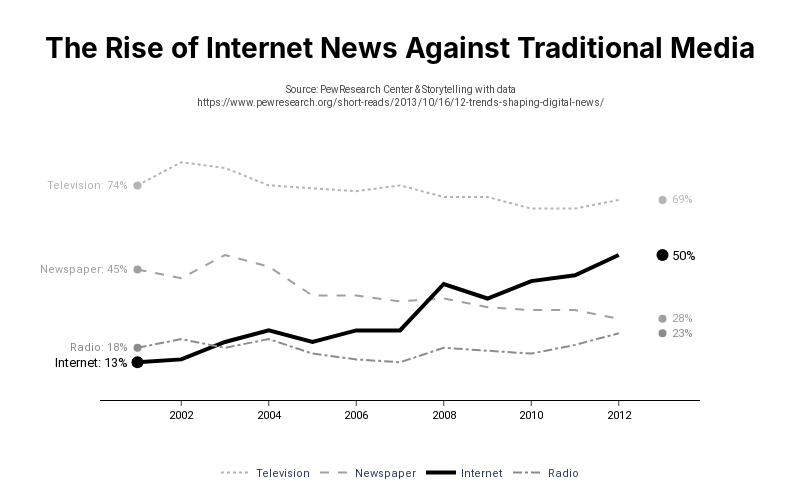

The cell this chart's notebook holds for it:
### Markdown cell above
Now, let's create an enhanced version with better design practices:

### Code cell
# Title and subtitle configuration
chart_title = '<b>The Rise of Internet News Against Traditional Media</b>'
subtitle = (
'Source: PewResearch Center & Storytelling with data'
'<br>https://www.pewresearch.org/short-reads/2013/10/16/12-trends-shaping-digital-news/'
)

# New color scheme optimized to highlight Internet
color_palette = [
    'rgb(180,180,180)',    # Television - Light gray
    'rgb(160,160,160)',    # Newspaper - Medium gray
    'rgb(0,0,0)',          # Internet - Black
    'rgb(140,140,140)'     # Radio - Dark gray
]

# Differentiated line styles
line_styles = ['dot', 'dash', 'solid', 'dashdot']
point_sizes = [8, 8, 12, 8]  # Larger point for Internet
line_widths = [2, 2, 4, 2]  # Thicker line for Internet

figure = go.Figure()

# Creating lines
for i in range(0, 4):
    figure.add_trace(
        go.Scatter(
            x=df['Year'],
            y=df.iloc[:,i+1],
            mode='lines',
            name=df.columns[i+1],
            line=dict(
                color=color_palette[i],
                width=line_widths[i],
                dash=line_styles[i]
            ),
            connectgaps=True,
        )
    )

    # End points
    figure.add_trace(
        go.Scatter(
            x=[df['Year'].min(), df['Year'].max()+1],
            y=[df.iloc[:,i+1].values[0], df.iloc[:,i+1].values[-1]],
            mode='markers',
            marker=dict(
                color=color_palette[i],
                size=point_sizes[i]
            ),
            showlegend=False
        )
    )

# Layout configuration
figure.update_layout(
    xaxis=dict(
        showline=True,
        showgrid=False,
        showticklabels=True,
        linecolor='rgb(0, 0, 0)',
        linewidth=1,
        ticks='outside',
        tickfont=dict(
            family='Roboto, Arial',  # Modern font with fallback
            size=11,
            color='rgb(0, 0, 0)',
        ),
    ),
    yaxis=dict(
        showgrid=False,
        zeroline=False,
        showline=False,
        showticklabels=False,
        range=[0, 100]
    ),
    autosize=False,
    width=800,
    height=500,
    margin=dict(
        autoexpand=False,
        l=100,
        r=100,
        t=110,
        b=100
    ),
    showlegend=True,
    legend=dict(
        orientation="h",
        yanchor="bottom",
        y=-0.3,
        xanchor="center",
        x=0.5,
        font=dict(
            family='Roboto, Arial',
            size=11
        )
    ),
    plot_bgcolor='white'
)

# Annotations
chart_annotations = []

# Line annotations
for i in range(0, 4):
    # Special style for Internet
    font_size = 13 if df.columns[i+1] == 'Internet' else 11
    
    # Left side
    chart_annotations.append(dict(
        xref='paper',
        x=.05,
        y=df.iloc[:,i+1].values[0],
        xanchor='right',
        yanchor='middle',
        text=f"{df.columns[i+1]}: {df.iloc[:,i+1].values[0]}%",
        font=dict(
            family='Roboto, Arial',
            size=font_size,
            color=color_palette[i]
        ),
        showarrow=False
    ))
    
    # Right side
    chart_annotations.append(dict(
        xref='paper',
        x=0.95,
        y=df.iloc[:,i+1].values[11],
        xanchor='left',
        yanchor='middle',
        text=f"{df.iloc[:,i+1].values[11]}%",
        font=dict(
            family='Roboto, Arial',
            size=font_size,
            color=color_palette[i]
        ),
        showarrow=False
    ))

# Title
chart_annotations.append(dict(
    xref='paper',
    yref='paper',
    x=0.5,
    y=1.15,
    xanchor='center',
    yanchor='bottom',
    text=chart_title,
    font=dict(
        family='Inter, Roboto, Arial',
        size=28,
        color='rgb(0,0,0)'
    ),
    showarrow=False
))

# Subtitle and source
chart_annotations.append(dict(
    xref='paper',
    yref='paper',
    x=0.5,
    y=1.0,
    xanchor='center',
    yanchor='bottom',
    text=subtitle,
    font=dict(
        family='Roboto, Arial',
        size=10,
        color='rgb(70,70,70)'
    ),
    showarrow=False
))

figure.update_layout(annotations=chart_annotations)

figure.show()

### Figure 1 — Plotly figure (JSON) as saved in the notebook; plotly's stock layout.template omitted (floating-point values rounded to 4 significant figures)
{"data": [{"connectgaps": true, "line": {"color": "rgb(180,180,180)", "dash": "dot", "width": 2}, "mode": "lines", "name": "Television", "type": "scatter", "x": [2001, 2002, 2003, 2004, 2005, 2006, 2007, 2008, 2009, 2010, 2011, 2012], "y": [74, 82, 80, 74, 73, 72, 74, 70, 70, 66, 66, 69]}, {"marker": {"color": "rgb(180,180,180)", "size": 8}, "mode": "markers", "showlegend": false, "type": "scatter", "x": [2001, 2013], "y": [74, 69]}, {"connectgaps": true, "line": {"color": "rgb(160,160,160)", "dash": "dash", "width": 2}, "mode": "lines", "name": "Newspaper", "type": "scatter", "x": [2001, 2002, 2003, 2004, 2005, 2006, 2007, 2008, 2009, 2010, 2011, 2012], "y": [45, 42, 50, 46, 36, 36, 34, 35, 32, 31, 31, 28]}, {"marker": {"color": "rgb(160,160,160)", "size": 8}, "mode": "markers", "showlegend": false, "type": "scatter", "x": [2001, 2013], "y": [45, 28]}, {"connectgaps": true, "line": {"color": "rgb(0,0,0)", "dash": "solid", "width": 4}, "mode": "lines", "name": "Internet", "type": "scatter", "x": [2001, 2002, 2003, 2004, 2005, 2006, 2007, 2008, 2009, 2010, 2011, 2012], "y": [13, 14, 20, 24, 20, 24, 24, 40, 35, 41, 43, 50]}, {"marker": {"color": "rgb(0,0,0)", "size": 12}, "mode": "markers", "showlegend": false, "type": "scatter", "x": [2001, 2013], "y": [13, 50]}, {"connectgaps": true, "line": {"color": "rgb(140,140,140)", "dash": "dashdot", "width": 2}, "mode": "lines", "name": "Radio", "type": "scatter", "x": [2001, 2002, 2003, 2004, 2005, 2006, 2007, 2008, 2009, 2010, 2011, 2012], "y": [18, 21, 18, 21, 16, 14, 13, 18, 17, 16, 19, 23]}, {"marker": {"color": "rgb(140,140,140)", "size": 8}, "mode": "markers", "showlegend": false, "type": "scatter", "x": [2001, 2013], "y": [18, 23]}], "layout": {"annotations": [{"font": {"color": "rgb(180,180,180)", "family": "Roboto, Arial", "size": 11}, "showarrow": false, "text": "Television: 74%", "x": 0.05, "xanchor": "right", "xref": "paper", "y": 74, "yanchor": "middle"}, {"font": {"color": "rgb(180,180,180)", "family": "Roboto, Arial", "size": 11}, "showarrow": false, "text": "69%", "x": 0.95, "xanchor": "left", "xref": "paper", "y": 69, "yanchor": "middle"}, {"font": {"color": "rgb(160,160,160)", "family": "Roboto, Arial", "size": 11}, "showarrow": false, "text": "Newspaper: 45%", "x": 0.05, "xanchor": "right", "xref": "paper", "y": 45, "yanchor": "middle"}, {"font": {"color": "rgb(160,160,160)", "family": "Roboto, Arial", "size": 11}, "showarrow": false, "text": "28%", "x": 0.95, "xanchor": "left", "xref": "paper", "y": 28, "yanchor": "middle"}, {"font": {"color": "rgb(0,0,0)", "family": "Roboto, Arial", "size": 13}, "showarrow": false, "text": "Internet: 13%", "x": 0.05, "xanchor": "right", "xref": "paper", "y": 13, "yanchor": "middle"}, {"font": {"color": "rgb(0,0,0)", "family": "Roboto, Arial", "size": 13}, "showarrow": false, "text": "50%", "x": 0.95, "xanchor": "left", "xref": "paper", "y": 50, "yanchor": "middle"}, {"font": {"color": "rgb(140,140,140)", "family": "Roboto, Arial", "size": 11}, "showarrow": false, "text": "Radio: 18%", "x": 0.05, "xanchor": "right", "xref": "paper", "y": 18, "yanchor": "middle"}, {"font": {"color": "rgb(140,140,140)", "family": "Roboto, Arial", "size": 11}, "showarrow": false, "text": "23%", "x": 0.95, "xanchor": "left", "xref": "paper", "y": 23, "yanchor": "middle"}, {"font": {"color": "rgb(0,0,0)", "family": "Inter, Roboto, Arial", "size": 28}, "showarrow": false, "text": "<b>The Rise of Internet News Against Traditional Media</b>", "x": 0.5, "xanchor": "center", "xref": "paper", "y": 1.15, "yanchor": "bottom", "yref": "paper"}, {"font": {"color": "rgb(70,70,70)", "family": "Roboto, Arial", "size": 10}, "showarrow": false, "text": "Source: PewResearch Center & Storytelling with data<br>https://www.pewresearch.org/short-reads/2013/10/16/12-trends-shaping-digital-news/", "x": 0.5, "xanchor": "center", "xref": "paper", "y": 1, "yanchor": "bottom", "yref": "paper"}], "autosize": false, "height": 500, "legend": {"font": {"family": "Roboto, Arial", "size": 11}, "orientation": "h", "x": 0.5, "xanchor": "center", "y": -0.3, "yanchor": "bottom"}, "margin": {"autoexpand": false, "b": 100, "l": 100, "r": 100, "t": 110}, "plot_bgcolor": "white", "showlegend": true, "width": 800, "xaxis": {"linecolor": "rgb(0, 0, 0)", "linewidth": 1, "showgrid": false, "showline": true, "showticklabels": true, "tickfont": {"color": "rgb(0, 0, 0)", "family": "Roboto, Arial", "size": 11}, "ticks": "outside"}, "yaxis": {"range": [0, 100], "showgrid": false, "showline": false, "showticklabels": false, "zeroline": false}}}
